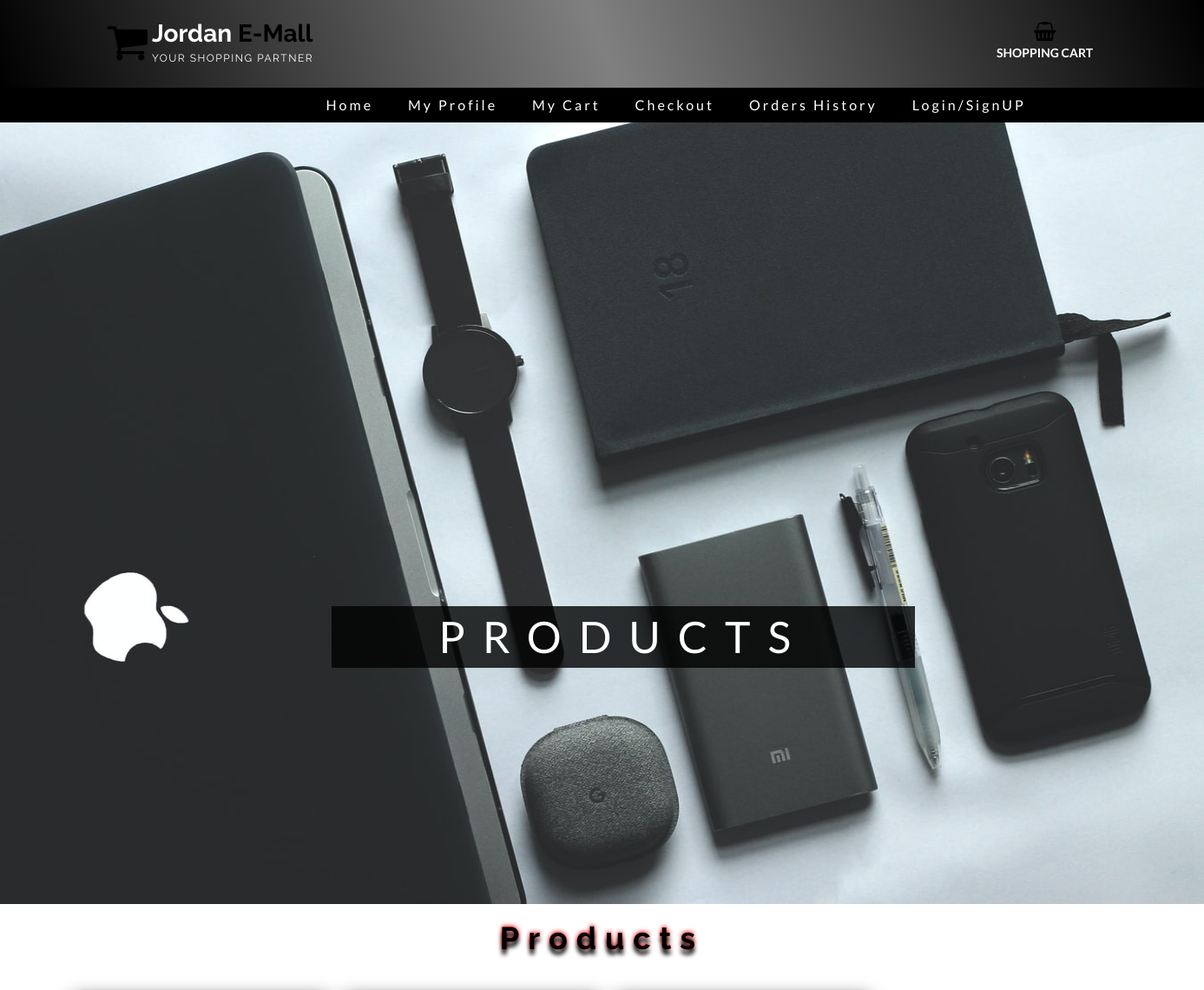
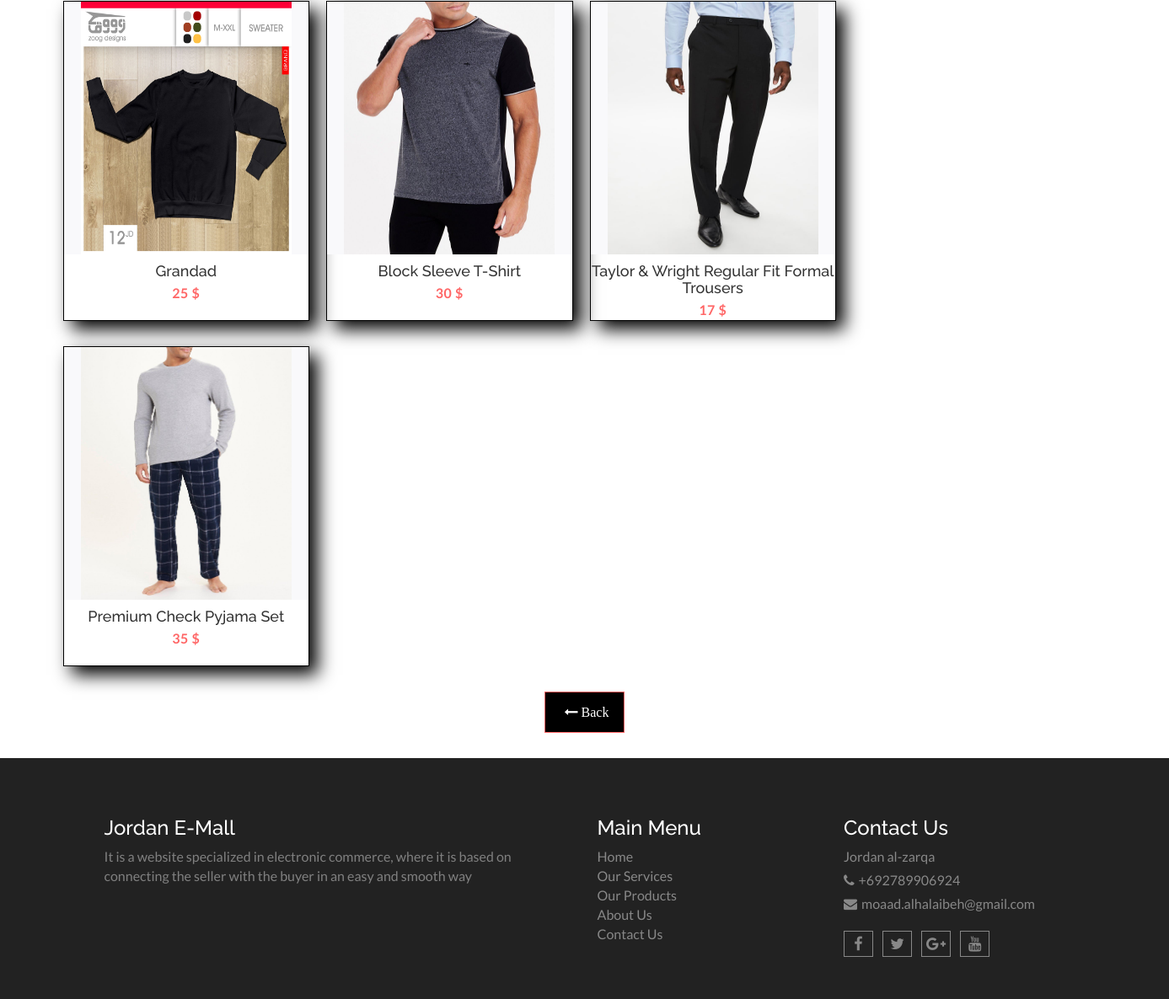
Page /Public/Product.php?id=1 on the committed database (2 pictures, top to bottom).
### tables this page shows
CREATE TABLE `products` (
  `pro_id` int(3) NOT NULL,
  `pro_name` varchar(50) NOT NULL,
  `pro_desc` text NOT NULL,
  `pro_price` double NOT NULL,
  `pro_image` text NOT NULL,
  `cat_id` int(3) NOT NULL,
  `ven_id` text NOT NULL
);

### Public/dbclass.php (called while the page is built, shortened)
<?php
Class dbconnection{
	public $conn;
	public function openConnection(){
		$this->conn = mysqli_connect(DBSERVER,DBUSER,DBPASS,DBNAME);
		return $this->conn ? $this->conn : die("cannot connect to server");
	}
	public function performQuery($query){
		$result = mysqli_query($this->conn,$query);
		return $result ? $result : FALSE;
	}
	public function fetchAll($result){
		$rowSet = array();
		while ($row = mysqli_fetch_assoc($result)) {
			$rowSet[] = $row;
		}
		return count($rowSet) >= 1 ? $rowSet : FALSE;
	}
}

### Public/classes.php (called while the page is built, shortened)
<?php
require('dbclass.php');
class products extends dbconnection{
	public function readByCatId($id){
		$query  = "SELECT * FROM products WHERE cat_id = $id";
		$result = $this->performQuery($query);
		return $this->fetchAll($result);
	}
}
?>

### Public/product.php (the view, shortened to what this page needs)
<?php
include("headers.php");
$x=new products();
$id=$_GET['id'];
$data=$x->readByCatId($id);
?>
  <section id="aa-slider">
    <div class="aa-slider-area">
                <img id=""data-seq src="img/prodcut.jpg" width="100%" height="900px" alt="Men slide img" />
              <div class="seq-title">
                <p  style="letter-spacing:30px;">PRODUCTS</p>
              </div>
        </div>
</section>
  <section id="aa-promo">
    <div class="container" style="text-align:center">
      <h1 style="font-weight:bold;letter-spacing:10px;text-shadow:0px 6px 5px black, 0px -1px 5px red;">Products</h1>
      <div class="row col-md-12">
          <div class="aa-promo-area">
            <div class="row">
  <section id="aa-product">
    <div class="container">
      <div class="row">
        <div class="col-md-12">
          <div class="row">
            <div class="aa-product-area">
              <div class="aa-product-inner">
                  <div class="tab-content">
                    <div class="tab-pane fade in active" id="men">
                      <ul class="aa-product-catg">
                        <?php
                        if(!empty($data)){
                        foreach($data as $k=>$v){
                        ?>
                        <li style="border:1px solid black;box-shadow:10px 10px 20px black;padding-bottom:50px;">
                          <figure>
                            <a class="aa-product-img" href="#"><img src="../admin/images/products/<?php echo $v['pro_image']?>" width=250px height=300px></a>
                            <figcaption>
                              <h4 class="aa-product-title"><a href="product-page.php?id='<?php echo $v['pro_id']?>'"><?php echo $v['pro_name'] ?></a></h4>
                              <span class="aa-product-price"><?php echo $v['pro_price']." $"; ?></span><span class="aa-product-price"></span><br>
                            </figcaption>
                          </figure>
                        </li>
                        <?php
                        }}
                        ?>
                      </ul>
                    </div>
                  </div>
              </div>
            </div>
          </div>
        </div>
      </div>
      <a class="aa-browse-btn" href="home.php" style="background-color:black;"><span class="fa fa-long-arrow-left"> Back</span></a>
    </div>
  </section>
</div>
</div>
</div>
</div>
<?php
include("footer.php");
?>

### Public/headers.php (shortened to what this page needs)
<?php
include("classes.php");
$check=1;
?>
<!DOCTYPE html>
<html lang="en">
  <head>
    <link href="css/font-awesome.css" rel="stylesheet">
    <link href="css/bootstrap.css" rel="stylesheet">
    <link href="css/jquery.smartmenus.bootstrap.css" rel="stylesheet">
    <link rel="stylesheet" type="text/css" href="css/jquery.simpleLens.css">
    <link rel="stylesheet" type="text/css" href="css/slick.css">
    <link rel="stylesheet" type="text/css" href="css/nouislider.css">
    <link id="switcher" href="css/theme-color/default-theme.css" rel="stylesheet">
    <link href="css/sequence-theme.modern-slide-in.css" rel="stylesheet" media="all">
    <link href="css/style.css" rel="stylesheet">
  </head>
  <body>
  <header id="aa-header" >
    <div class="aa-header-bottom">
      <div class="container">
        <div class="row">
          <div class="col-md-12">
            <div class="aa-header-bottom-area">
              <div class="aa-logo">
                <a href="index.html">
                  <span class="fa fa-shopping-cart" style="color:black;"></span>
                  <p style="color:white">Jordan <strong style="color:black">E-Mall</strong> <span>Your Shopping Partner</span></p>
                </a>
              </div>
              <div class="aa-cartbox">
              <?php
                  if($check == 1){
                  ?>
                <a class="aa-cart-link" href="#">
                  <span class="fa fa-shopping-basket" style="color:black;"></span>
                  <span class="aa-cart-title" style="font-weight:bold;color:white">SHOPPING CART</span>
                </a>
              </div>
              <?php
                  };
                ?>
            </div>
          </div>
        </div>
      </div>
    </div>
  </header>
  <section id="menu">
    <div class="container">
      <div class="menu-area">
        <div class="navbar navbar-default" role="navigation">
          <div class="navbar-collapse collapse " >
            <ul class="nav navbar-nav" id="nav-list" >
                  <li><a href="home.php">Home</a></li>
                  <?php
                  if($check == 1){
                    echo "<li><a href='customer-profile.php'>My Profile</a></li>";
                  }else{
                    echo "<li><a href='vendor-profile.php'>My Profile</a></li>";
                  }
                  ?>
                  <?php
                  if($check == 1){
                  ?>
                  <li ><a href="cart.php">My Cart</a></li>
                  <li ><a href="checkout.php">Checkout</a></li>
                  <li><a href='history.php' >Orders History</a></li>
                  <?php
                  }
                  ?>
                  <?php
                  if(isset($_SESSION['user'])){
                    echo "<li><a href='logout.php'>Log Out</a></li>";
                  }else{
                    echo "<li><a href='login.php' >Login/SignUP</a></li>";
                  }
                  ?>
            </ul>
          </div>
        </div>
      </div>
    </div>
  </section>

### Public/footer.php (shortened to what this page needs)
<footer id="aa-footer">
    <div class="aa-footer-top">
     <div class="container">
        <div class="row">
        <div class="col-md-12">
          <div class="aa-footer-top-area">
            <div class="row">
              <div class="col-md-6 col-sm-6">
                <div class="aa-footer-widget">
                  <div class="aa-footer-widget">
                    <h3>Jordan E-Mall </h3>
                    <ul class="aa-footer-nav">
                      <li style="color:gray;">It is a website specialized in electronic commerce, where it is based on connecting the seller with the buyer in an easy and smooth way</li>
                    </ul>
                  </div>
                </div>
              </div>
              <div class="col-md-3 col-sm-6">
                <div class="aa-footer-widget">
                  <h3>Main Menu</h3>
                  <ul class="aa-footer-nav">
                    <li><a href="#">Home</a></li>
                    <li><a href="#">Our Services</a></li>
                    <li><a href="#">Our Products</a></li>
                    <li><a href="#">About Us</a></li>
                    <li><a href="#">Contact Us</a></li>
                  </ul>
                </div>
              </div>
              <div class="col-md-3 col-sm-6">
                <div class="aa-footer-widget">
                  <div class="aa-footer-widget">
                    <h3>Contact Us</h3>
                    <address>
                      <p> Jordan al-zarqa</p>
                      <p><span class="fa fa-phone"></span>+692789906924</p>
                      <p><span class="fa fa-envelope"></span>moaad.alhalaibeh@gmail.com</p>
                    </address>
                    <div class="aa-footer-social">
                      <a href="#"><span class="fa fa-facebook"></span></a>
                      <a href="#"><span class="fa fa-twitter"></span></a>
                      <a href="#"><span class="fa fa-google-plus"></span></a>
                      <a href="#"><span class="fa fa-youtube"></span></a>
                    </div>
                  </div>
                </div>
              </div>
            </div>
          </div>
        </div>
      </div>
     </div>
    </div>
  </footer>
  </body>
</html>

### Public/css/theme-color/default-theme.css (style rules this page uses)
.aa-browse-btn { background-color: #ff6666; border: 1px solid #ff6666; }
#aa-header .aa-header-bottom .aa-header-bottom-area .aa-logo a > span { color: #ff6666; }
#aa-header .aa-header-bottom .aa-header-bottom-area .aa-logo a strong { color: #ff6666; }
#aa-header .aa-header-bottom .aa-cartbox .aa-cart-link { color: #ff6666; }
#menu { background-color: #ff6666; }
.aa-product-catg li .aa-product-price { color: #ff6666; }

### Public/headers.php (style rules this page uses)
body { color:black !important; }
#menu { background-color:black; }
#menu li { letter-spacing:3px; margin-right:10px; }
#nav-list { margin-left:20% !important; }
#aa-header { background: linear-gradient(250deg, black,gray, black); }
.aa-promo-area { width:100% !important; }
.seq-title p { font-size:50px !important; letter-spacing:20px !important; margin-left:15% !important; color:white !important; background-color:rgb(0,0,0,0.8); }

### Public/product.php (style rules this page uses)
ul { width:100% !important; }
.aa-product-catg li { margin:0px 0px 30px 20px !important; width:25% !important; }

### rows in the picture
products: pro_image (picture), pro_name "Grandad", pro_price "25"
products: pro_image (picture), pro_name "Block Sleeve T-Shirt", pro_price "30"
products: pro_image (picture), pro_name "Taylor & Wright Regular Fit Formal Trousers", pro_price "17"
products: pro_image (picture), pro_name "Premium Check Pyjama Set", pro_price "35"
